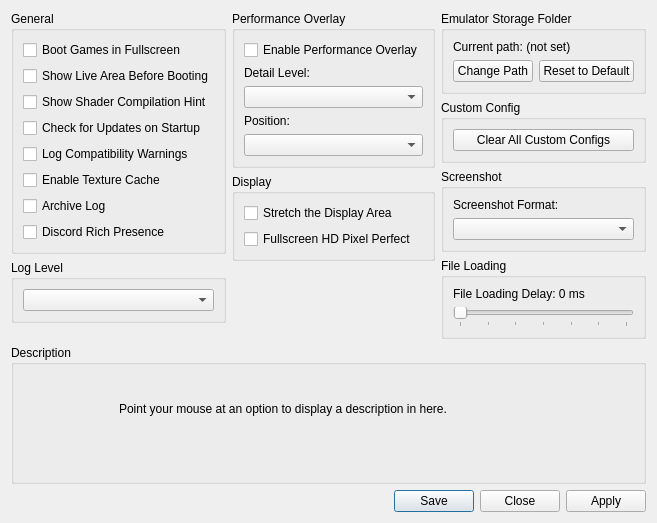
						<widget class="QWidget" name="emulator_tab">
							<attribute name="title">
								<string>Emulator</string>
							</attribute>
							<layout class="QVBoxLayout" name="emulator_tab_layout" stretch="4,1,0">
								<item>
									<layout class="QHBoxLayout" name="emulator_tab_content_layout" stretch="1,1,1">
										<item>
											<layout class="QVBoxLayout" name="emulator_tab_left">
												<item>
													<widget class="QGroupBox" name="gb_emu_general">
														<property name="title">
															<string>General</string>
														</property>
														<layout class="QVBoxLayout" name="gb_emu_general_layout">
															<item>
																<widget class="QCheckBox" name="boot_apps_fullscreen">
																	<property name="text">
																		<string>Boot Games in Fullscreen</string>
																	</property>
																</widget>
															</item>
															<item>
																<widget class="QCheckBox" name="show_live_area_screen">
																	<property name="text">
																		<string>Show Live Area Before Booting</string>
																	</property>
																</widget>
															</item>
															<item>
																<widget class="QCheckBox" name="show_compile_shaders">
																	<property name="text">
																		<string>Show Shader Compilation Hint</string>
																	</property>
																</widget>
															</item>
															<item>
																<widget class="QCheckBox" name="check_for_updates">
																	<property name="text">
																		<string>Check for Updates on Startup</string>
																	</property>
																</widget>
															</item>
															<item>
																<widget class="QCheckBox" name="log_compat_warn">
																	<property name="text">
																		<string>Log Compatibility Warnings</string>
																	</property>
																</widget>
															</item>
															<item>
																<widget class="QCheckBox" name="texture_cache">
																	<property name="text">
																		<string>Enable Texture Cache</string>
																	</property>
																</widget>
															</item>
															<item>
																<widget class="QCheckBox" name="archive_log">
																	<property name="text">
																		<string>Archive Log</string>
																	</property>
																</widget>
															</item>
															<item>
																<widget class="QCheckBox" name="discord_rich_presence">
																	<property name="text">
																		<string>Discord Rich Presence</string>
																	</property>
																</widget>
															</item>
														</layout>
													</widget>
												</item>
												<item>
													<widget class="QGroupBox" name="gb_log_level">
														<property name="title">
															<string>Log Level</string>
														</property>
														<layout class="QVBoxLayout" name="gb_log_level_layout">
															<item>
																<widget class="QComboBox" name="log_level_box"/>
															</item>
														</layout>
													</widget>
												</item>
												<item>
													<spacer name="emulator_tab_left_spacer">
														<property name="orientation">
															<enum>Qt::Orientation::Vertical</enum>
														</property>
														<property name="sizeHint" stdset="0">
															<size>
																<width>0</width>
																<height>0</height>
															</size>
														</property>
													</spacer>
												</item>
											</layout>
										</item>
										<item>
											<layout class="QVBoxLayout" name="emulator_tab_middle">
												<item>
													<widget class="QGroupBox" name="gb_performance_overlay">
														<property name="title">
															<string>Performance Overlay</string>
														</property>
														<layout class="QVBoxLayout" name="gb_performance_overlay_layout">
															<item>
																<widget class="QCheckBox" name="perf_overlay_enabled">
																	<property name="text">
																		<string>Enable Performance Overlay</string>
																	</property>
																</widget>
															</item>
															<item>
																<widget class="QWidget" name="perf_overlay_detail" native="true">
																	<layout class="QVBoxLayout" name="layout_perf_overlay_detail">
																		<property name="leftMargin">
																			<number>0</number>
																		</property>
																		<property name="topMargin">
																			<number>0</number>
																		</property>
																		<property name="rightMargin">
																			<number>0</number>
																		</property>
																		<property name="bottomMargin">
																			<number>0</number>
																		</property>
																		<item>
																			<widget class="QLabel" name="label_perf_detail">
																				<property name="text">
																					<string>Detail Level:</string>
																				</property>
																			</widget>
																		</item>
																		<item>
																			<widget class="QComboBox" name="perf_overlay_detail_box"/>
																		</item>
																	</layout>
																</widget>
															</item>
															<item>
																<widget class="QWidget" name="perf_overlay_position" native="true">
																	<layout class="QVBoxLayout" name="layout_perf_overlay_position">
																		<property name="leftMargin">
																			<number>0</number>
																		</property>
																		<property name="topMargin">
																			<number>0</number>
																		</property>
																		<property name="rightMargin">
																			<number>0</number>
																		</property>
																		<property name="bottomMargin">
																			<number>0</number>
																		</property>
																		<item>
																			<widget class="QLabel" name="label_perf_position">
																				<property name="text">
																					<string>Position:</string>
																				</property>
																			</widget>
																		</item>
																		<item>
																			<widget class="QComboBox" name="perf_overlay_position_box"/>
																		</item>
																	</layout>
																</widget>
															</item>
															<item>
																<spacer name="perf_overlay_spacer">
																	<property name="orientation">
																		<enum>Qt::Orientation::Vertical</enum>
																	</property>
																	<property name="sizeHint" stdset="0">
																		<size>
																			<width>0</width>
																			<height>0</height>
																		</size>
																	</property>
																</spacer>
															</item>
														</layout>
													</widget>
												</item>
												<item>
													<widget class="QGroupBox" name="gb_display">
														<property name="title">
															<string>Display</string>
														</property>
														<layout class="QVBoxLayout" name="gb_display_layout">
															<item>
																<widget class="QCheckBox" name="stretch_the_display_area">
																	<property name="text">
																		<string>Stretch the Display Area</string>
																	</property>
																</widget>
															</item>
															<item>
																<widget class="QCheckBox" name="fullscreen_hd_res_pixel_perfect">
																	<property name="text">
																		<string>Fullscreen HD Pixel Perfect</string>
																	</property>
																</widget>
															</item>
														</layout>
													</widget>
												</item>
												<item>
													<spacer name="emulator_tab_middle_spacer">
														<property name="orientation">
															<enum>Qt::Orientation::Vertical</enum>
														</property>
														<property name="sizeHint" stdset="0">
															<size>
																<width>0</width>
																<height>0</height>
															</size>
														</property>
													</spacer>
												</item>
											</layout>
										</item>
										<item>
											<layout class="QVBoxLayout" name="emulator_tab_right">
												<item>
													<widget class="QGroupBox" name="gb_storage">
														<property name="title">
															<string>Emulator Storage Folder</string>
														</property>
														<layout class="QVBoxLayout" name="gb_storage_layout">
															<item>
																<widget class="QLabel" name="current_emu_path">
																	<property name="text">
																		<string>Current path: (not set)</string>
																	</property>
																	<property name="wordWrap">
																		<bool>true</bool>
																	</property>
																</widget>
															</item>
															<item>
																<layout class="QHBoxLayout" name="emu_path_buttons">
																	<item>
																		<widget class="QPushButton" name="change_emu_path">
																			<property name="text">
																				<string>Change Path</string>
																			</property>
																		</widget>
																	</item>
																	<item>
																		<widget class="QPushButton" name="reset_emu_path">
																			<property name="text">
																				<string>Reset to Default</string>
																			</property>
																		</widget>
																	</item>
																</layout>
															</item>
														</layout>
													</widget>
												</item>
												<item>
													<widget class="QGroupBox" name="gb_custom_config">
														<property name="title">
															<string>Custom Config</string>
														</property>
														<layout class="QVBoxLayout" name="gb_custom_config_layout">
															<item>
																<widget class="QPushButton" name="clear_custom_config">
																	<property name="text">
																		<string>Clear All Custom Configs</string>
																	</property>
																</widget>
															</item>
														</layout>
													</widget>
												</item>
												<item>
													<widget class="QGroupBox" name="gb_screenshot">
														<property name="title">
															<string>Screenshot</string>
														</property>
														<layout class="QVBoxLayout" name="gb_screenshot_layout">
															<item>
																<widget class="QLabel" name="label_screenshot_format">
																	<property name="text">
																		<string>Screenshot Format:</string>
																	</property>
																</widget>
															</item>
															<item>
																<widget class="QComboBox" name="screenshot_format"/>
															</item>
														</layout>
													</widget>
												</item>
												<item>
													<widget class="QGroupBox" name="gb_file_loading_delay">
														<property name="title">
															<string>File Loading</string>
														</property>
														<layout class="QVBoxLayout" name="gb_file_loading_delay_layout">
															<item>
																<widget class="QLabel" name="file_loading_delay_label">
																	<property name="text">
																		<string>File Loading Delay: 0 ms</string>
																	</property>
																</widget>
															</item>
															<item>
																<widget class="QSlider" name="file_loading_delay">
																	<property name="minimum">
																		<number>0</number>
																	</property>
																	<property name="maximum">
																		<number>30</number>
																	</property>
																	<property name="orientation">
																		<enum>Qt::Orientation::Horizontal</enum>
																	</property>
																	<property name="tickPosition">
																		<enum>QSlider::TickPosition::TicksBelow</enum>
																	</property>
																	<property name="tickInterval">
																		<number>5</number>
																	</property>
																</widget>
															</item>
														</layout>
													</widget>
												</item>
												<item>
													<spacer name="emulator_tab_right_spacer">
														<property name="orientation">
															<enum>Qt::Orientation::Vertical</enum>
														</property>
														<property name="sizeHint" stdset="0">
															<size>
																<width>0</width>
																<height>0</height>
															</size>
														</property>
													</spacer>
												</item>
											</layout>
										</item>
									</layout>
								</item>
								<item>
									<widget class="QGroupBox" name="gb_description_emulator">
										<property name="title">
											<string>Description</string>
										</property>
										<layout class="QVBoxLayout" name="gb_description_emulator_layout">
											<item>
												<widget class="QLabel" name="description_emulator">
													<property name="text">
														<string>
															Point your mouse at an option to display a description in here.


														</string>
													</property>
													<property name="textFormat">
														<enum>Qt::TextFormat::PlainText</enum>
													</property>
													<property name="alignment">
														<set>Qt::AlignmentFlag::AlignLeading|Qt::AlignmentFlag::AlignLeft|Qt::AlignmentFlag::AlignTop</set>
													</property>
													<property name="wordWrap">
														<bool>true</bool>
													</property>
												</widget>
											</item>
										</layout>
									</widget>
								</item>
								<item>
									<widget class="QDialogButtonBox" name="button_box_emulator">
										<property name="standardButtons">
											<set>QDialogButtonBox::StandardButton::Apply|QDialogButtonBox::StandardButton::Close|QDialogButtonBox::StandardButton::Save</set>
										</property>
									</widget>
								</item>
							</layout>
						</widget>
